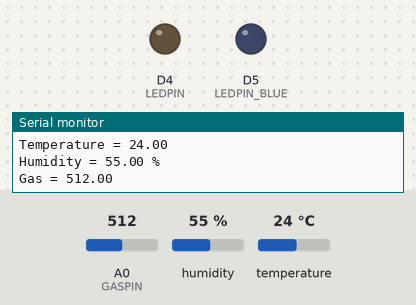
Bench run of a sketch on a simulated ESP8266 (NodeMCU). On the bench: output pins drawn as LEDs (lit = HIGH), the last lines printed to the serial monitor. Dashed ring = blinking. Inputs (shaded band) come from the test bench; at power-on: temperature 24 °C, A0 (GASPIN) = 512, humidity 55 %. WiFi joins after 1.5 s; servers stay silent unless stated.

Above: at 2.8 s.
2.9 s: temperature set to 22 °C
5.1 s: temperature set to 19 °C
At 7.0 s:
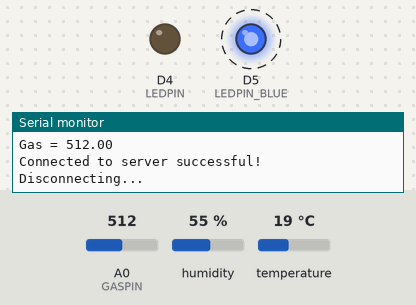
7.7 s: A0 (GASPIN) set to 549
9.3 s: A0 (GASPIN) set to 571
At 11.3 s:
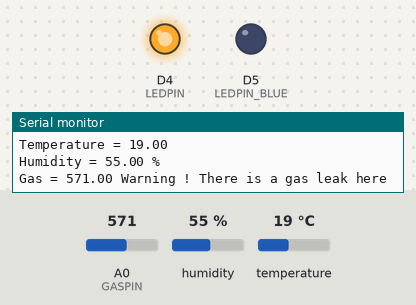
11.6 s: A0 (GASPIN) set to 545
At 12.9 s:
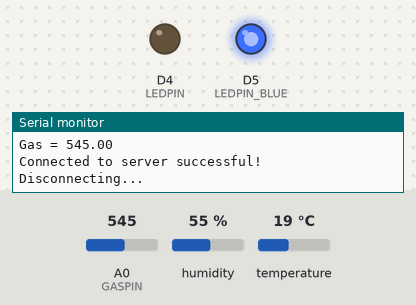
13.5 s: A0 (GASPIN) set to 565
At 14.3 s:
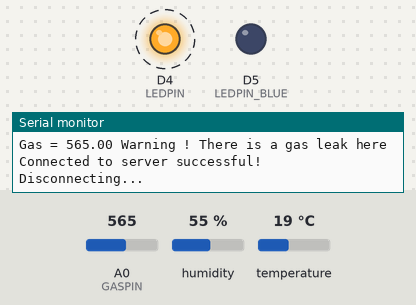
Timing chart, 0 to 16.5 s (numbered marks = the images above; inputs shaded):
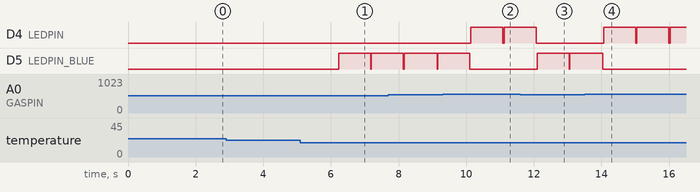

Measured:
- the behaviour switches between 21 and 20 °C on temperature (found by bisection; images 0 and 1)
- the behaviour switches between 555 and 556 on A0 (GASPIN) (found by bisection; images 1 and 2)
- after the input at 5.1 s, D5 (LEDPIN_BLUE): LOW → HIGH after 1.1 s, → LOW 0.95 s later, → HIGH 0.02 s later
- after the input at 9.3 s, D4 (LEDPIN): LOW → HIGH after 0.83 s, → LOW 0.95 s later, → HIGH 0.05 s later; D5 (LEDPIN_BLUE): goes on until 10.1 s, then stays LOW
- after the input at 11.6 s, D4 (LEDPIN): goes on until 12.1 s, then stays LOW; D5 (LEDPIN_BLUE): LOW → HIGH after 0.50 s, → LOW 0.95 s later, → HIGH 0.02 s later
- after the input at 13.5 s, D4 (LEDPIN): alternates HIGH for 0.95 s and LOW for 0.04 s, starting after 0.56 s; D5 (LEDPIN_BLUE): goes on until 14.0 s, then stays LOW

The sketch:

IOT_NODEMCU.ino
```cpp
#include <ESP8266WiFi.h>
#include <DHT.h>
#define LEDPIN D4
#define LEDPIN_BLUE D5
#define DHTTYPE DHT11
#define GASPIN A0
const int DHTPin= D1;
const char *ssid =  "TP-Link_D1D8";
const char *pass =  "322Furkan786";
DHT dht(DHTPin, DHTTYPE);
const char * host = "192.168.1.101";
const uint16_t port = 1200;
WiFiClient client;
static char celsiusTemp[7];
static char fahrenheitTemp[7];
static char humidityTemp[7];
float gas_value;


void setup(){
  Serial.begin(9600);
  dht.begin();
  WiFi.begin(ssid, pass);
  pinMode(LEDPIN,OUTPUT);
  pinMode(LEDPIN_BLUE,OUTPUT);
  while(WiFi.status() != WL_CONNECTED){
    delay(200);
    Serial.print("Wifi bağlantısı bekleniyor ...\n");

    }
  Serial.println("Connected as ");
  Serial.println(WiFi.localIP());
}

void loop(){

  gas_value = analogRead(GASPIN);
  digitalWrite(LEDPIN,LOW);
  digitalWrite(LEDPIN_BLUE,LOW);

  if(dht.readTemperature() > 26 && gas_value < 548){
    Serial.print("Temperature = ");
    Serial.print(dht.readTemperature());Serial.print(" Warning ! turn off natural gas\n");
    Serial.print("Humidity = ");
    Serial.print(dht.readHumidity());Serial.print(" %\n");
    Serial.print("Gas = ");
    Serial.print(gas_value);Serial.print("\n");
    digitalWrite(LEDPIN,HIGH);
    if (!client.connect(host, port)) {

        Serial.println("Connection to host failed");

        delay(200);
        return;
    }

    Serial.println("Connected to server successful!");
    client.print(dht.readTemperature());
    Serial.println("Disconnecting...");
    client.stop();
    delay(750);

    }
    else if(gas_value > 555 && dht.readTemperature() < 26){
     Serial.print("Temperature = ");
     Serial.print(dht.readTemperature());Serial.print("\n");
     Serial.print("Humidity = ");
     Serial.print(dht.readHumidity());Serial.print(" %\n");
     Serial.print("Gas = ");
     Serial.print(gas_value);Serial.print(" Warning ! There is a gas leak here\n");
     digitalWrite(LEDPIN,HIGH);
     if (!client.connect(host, port)) {

        Serial.println("Connection to host failed");

        delay(200);
        return;
    }

    Serial.println("Connected to server successful!");
    client.print("Gas");
    Serial.println("Disconnecting...");
    client.stop();
    delay(750);

      }
    else if(gas_value > 555 && dht.readTemperature() > 26){
      Serial.print("Temperature = ");
      Serial.print(dht.readTemperature());Serial.print(" Warning ! turn off natural gas\n");
      Serial.print("Humidity = ");
      Serial.print(dht.readHumidity());Serial.print(" %\n");
      Serial.print("Gas = ");
      Serial.print(gas_value);Serial.print(" Warning ! There is a gas leak here\n");
      digitalWrite(LEDPIN,HIGH);
      if (!client.connect(host, port)) {

        Serial.println("Connection to host failed");

        delay(200);
        return;
    }

    Serial.println("Connected to server successful!");
    client.print("Gas");

    Serial.println("Disconnecting...");
    client.stop();
      delay(750);

      }
    else if(dht.readTemperature() <= 20){
      Serial.print("Temperature = ");
      Serial.print(dht.readTemperature());Serial.print(" Warning ! turn on natural gas\n");
      Serial.print("Humidity = ");
      Serial.print(dht.readHumidity());Serial.print(" %\n");
      Serial.print("Gas = ");
      Serial.print(gas_value);Serial.print("\n");
      digitalWrite(LEDPIN_BLUE,HIGH);
      if (!client.connect(host, port)) {

        Serial.println("Connection to host failed");

        delay(200);
        return;
    }

      Serial.println("Connected to server successful!");
      client.print(dht.readTemperature());
      Serial.println("Disconnecting...");
      client.stop();
      delay(750);

    }
  else{
    Serial.print("Temperature = ");
    Serial.println(dht.readTemperature());
    Serial.print("Humidity = ");
    Serial.print(dht.readHumidity());Serial.print(" %\n");
    Serial.print("Gas = ");
    Serial.print(gas_value);Serial.print("\n");
    delay(750);
      }

}
```
